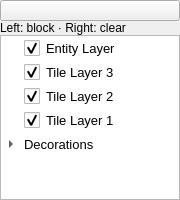
<?xml version="1.0" encoding="UTF-8"?>
<ui version="4.0">
 <class>LayerDockWidget</class>
 <widget class="QDockWidget" name="LayerDockWidget">
  <property name="enabled">
   <bool>true</bool>
  </property>
  <property name="geometry">
   <rect>
    <x>0</x>
    <y>0</y>
    <width>180</width>
    <height>200</height>
   </rect>
  </property>
  <property name="sizePolicy">
   <sizepolicy hsizetype="Preferred" vsizetype="Preferred">
    <horstretch>0</horstretch>
    <verstretch>0</verstretch>
   </sizepolicy>
  </property>
  <property name="minimumSize">
   <size>
    <width>100</width>
    <height>101</height>
   </size>
  </property>
  <property name="styleSheet">
   <string notr="true"/>
  </property>
  <property name="features">
   <set>QDockWidget::DockWidgetClosable|QDockWidget::DockWidgetMovable|QDockWidget::DockWidgetFloatable</set>
  </property>
  <property name="allowedAreas">
   <set>Qt::BottomDockWidgetArea|Qt::LeftDockWidgetArea|Qt::RightDockWidgetArea</set>
  </property>
  <property name="windowTitle">
   <string>Layer View</string>
  </property>
  <widget class="QWidget" name="dockWidgetContents">
   <property name="styleSheet">
    <string notr="true"/>
   </property>
   <layout class="QVBoxLayout" name="verticalLayout_2">
    <property name="spacing">
     <number>0</number>
    </property>
    <property name="leftMargin">
     <number>0</number>
    </property>
    <property name="topMargin">
     <number>0</number>
    </property>
    <property name="rightMargin">
     <number>0</number>
    </property>
    <property name="bottomMargin">
     <number>0</number>
    </property>
    <item>
     <widget class="QToolButton" name="blockedPaintButton">
      <property name="sizePolicy"><sizepolicy hsizetype="Expanding" vsizetype="Fixed"><horstretch>0</horstretch><verstretch>0</verstretch></sizepolicy></property>
      <property name="focusPolicy"><enum>Qt::NoFocus</enum></property>
      <property name="toolButtonStyle"><enum>Qt::ToolButtonTextOnly</enum></property>
     </widget>
    </item>
    <item>
     <widget class="QLabel" name="blockedPaintHint">
      <property name="text"><string>Left: block · Right: clear</string></property>
      <property name="wordWrap"><bool>true</bool></property>
      <property name="margin"><number>4</number></property>
     </widget>
    </item>
    <item>
     <widget class="QTreeWidget" name="m_layerTreeWidget">
      <property name="font">
       <font>
        <pointsize>10</pointsize>
       </font>
      </property>
      <property name="styleSheet">
       <string notr="true">QTreeWidget::indicator {
width: 16px; height: 16px;
}
QTreeWidget::indicator:unchecked {
image: url(:/layerSelectionWidget/images/eyeBox_unchecked.png);
}
QTreeWidget::indicator:unchecked:hover {
image: url(:/layerSelectionWidget/images/eyeBox_unchecked.png);
}
QTreeWidget::indicator:unchecked:pressed {
image: url(:/layerSelectionWidget/images/eyeBox_unchecked.png);
}
QTreeWidget::indicator:checked {
image: url(:/layerSelectionWidget/images/eyeBox_checked.png);
}
QTreeWidget::indicator:checked:hover {
image: url(:/layerSelectionWidget/images/eyeBox_checked.png);
}
QTreeWidget::indicator:checked:pressed {
image: url(:/layerSelectionWidget/images/eyeBox_checked.png);
}
QTreeWidget::item {
height: 24px;
}</string>
      </property>
      <property name="frameShadow">
       <enum>QFrame::Sunken</enum>
      </property>
      <property name="alternatingRowColors">
       <bool>false</bool>
      </property>
      <property name="selectionBehavior">
       <enum>QAbstractItemView::SelectRows</enum>
      </property>
      <property name="iconSize">
       <size>
        <width>0</width>
        <height>0</height>
       </size>
      </property>
      <property name="itemsExpandable">
       <bool>true</bool>
      </property>
      <attribute name="headerVisible">
       <bool>false</bool>
      </attribute>
      <column>
       <property name="text">
        <string>Layers</string>
       </property>
       <property name="font">
        <font>
         <family>MS Sans Serif</family>
        </font>
       </property>
      </column>
      <item>
       <property name="text">
        <string>Entity Layer</string>
       </property>
       <property name="whatsThis">
        <string>1</string>
       </property>
       <property name="checkState">
        <enum>Checked</enum>
       </property>
       <property name="flags">
        <set>ItemIsSelectable|ItemIsUserCheckable|ItemIsEnabled</set>
       </property>
      </item>
      <item>
       <property name="text">
        <string>Tile Layer 3</string>
       </property>
       <property name="whatsThis">
        <string>2</string>
       </property>
       <property name="checkState">
        <enum>Checked</enum>
       </property>
       <property name="flags">
        <set>ItemIsSelectable|ItemIsUserCheckable|ItemIsEnabled</set>
       </property>
      </item>
      <item>
       <property name="text">
        <string>Tile Layer 2</string>
       </property>
       <property name="whatsThis">
        <string>3</string>
       </property>
       <property name="checkState">
        <enum>Checked</enum>
       </property>
       <property name="flags">
        <set>ItemIsSelectable|ItemIsUserCheckable|ItemIsEnabled</set>
       </property>
      </item>
      <item>
       <property name="text">
        <string>Tile Layer 1</string>
       </property>
       <property name="whatsThis">
        <string>4</string>
       </property>
       <property name="checkState">
        <enum>Checked</enum>
       </property>
       <property name="flags">
        <set>ItemIsSelectable|ItemIsUserCheckable|ItemIsEnabled</set>
       </property>
      </item>
      <item>
       <property name="text">
        <string>Decorations</string>
       </property>
       <property name="flags">
        <set>ItemIsEnabled</set>
       </property>
       <item>
        <property name="text">
         <string>Collision</string>
        </property>
        <property name="whatsThis">
         <string>5</string>
        </property>
        <property name="checkState">
         <enum>Unchecked</enum>
        </property>
        <property name="flags">
         <set>ItemIsUserCheckable|ItemIsEnabled</set>
        </property>
       </item>
       <item>
        <property name="text">
         <string>Inactive Layers</string>
        </property>
        <property name="whatsThis">
         <string>6</string>
        </property>
        <property name="checkState">
         <enum>Unchecked</enum>
        </property>
        <property name="flags">
         <set>ItemIsUserCheckable|ItemIsEnabled</set>
        </property>
       </item>
       <item>
        <property name="text">
         <string>Elevation</string>
        </property>
        <property name="whatsThis">
         <string>7</string>
        </property>
        <property name="checkState">
         <enum>Unchecked</enum>
        </property>
        <property name="flags">
         <set>ItemIsUserCheckable|ItemIsEnabled</set>
        </property>
       </item>
       <item>
        <property name="text">
         <string>Indeces</string>
        </property>
        <property name="whatsThis">
         <string>8</string>
        </property>
        <property name="checkState">
         <enum>Unchecked</enum>
        </property>
        <property name="flags">
         <set>ItemIsUserCheckable|ItemIsEnabled</set>
        </property>
       </item>
       <item>
        <property name="text">
         <string>Z-Tran</string>
        </property>
        <property name="whatsThis">
         <string>9</string>
        </property>
        <property name="checkState">
         <enum>Unchecked</enum>
        </property>
        <property name="flags">
         <set>ItemIsUserCheckable|ItemIsEnabled</set>
        </property>
       </item>
       <item>
        <property name="text">
         <string>Orientation</string>
        </property>
        <property name="whatsThis">
         <string>10</string>
        </property>
        <property name="checkState">
         <enum>Unchecked</enum>
        </property>
        <property name="flags">
         <set>ItemIsUserCheckable|ItemIsEnabled</set>
        </property>
       </item>
       <item>
        <property name="text">
         <string>Plane</string>
        </property>
        <property name="whatsThis">
         <string>11</string>
        </property>
        <property name="checkState">
         <enum>Unchecked</enum>
        </property>
        <property name="flags">
         <set>ItemIsUserCheckable|ItemIsEnabled</set>
        </property>
       </item>
       <item>
        <property name="text"><string>Walk Height</string></property>
        <property name="whatsThis"><string>12</string></property>
        <property name="toolTip"><string>Red: painted character barrier. Light blue and a number: raised standing surface. Ground level has no tint or number. Existing tile and entity collision still applies.</string></property>
        <property name="checkState"><enum>Unchecked</enum></property>
        <property name="flags"><set>ItemIsUserCheckable|ItemIsEnabled</set></property>
       </item>
      </item>
     </widget>
    </item>
   </layout>
  </widget>
 </widget>
 <resources/>
 <connections/>
</ui>
